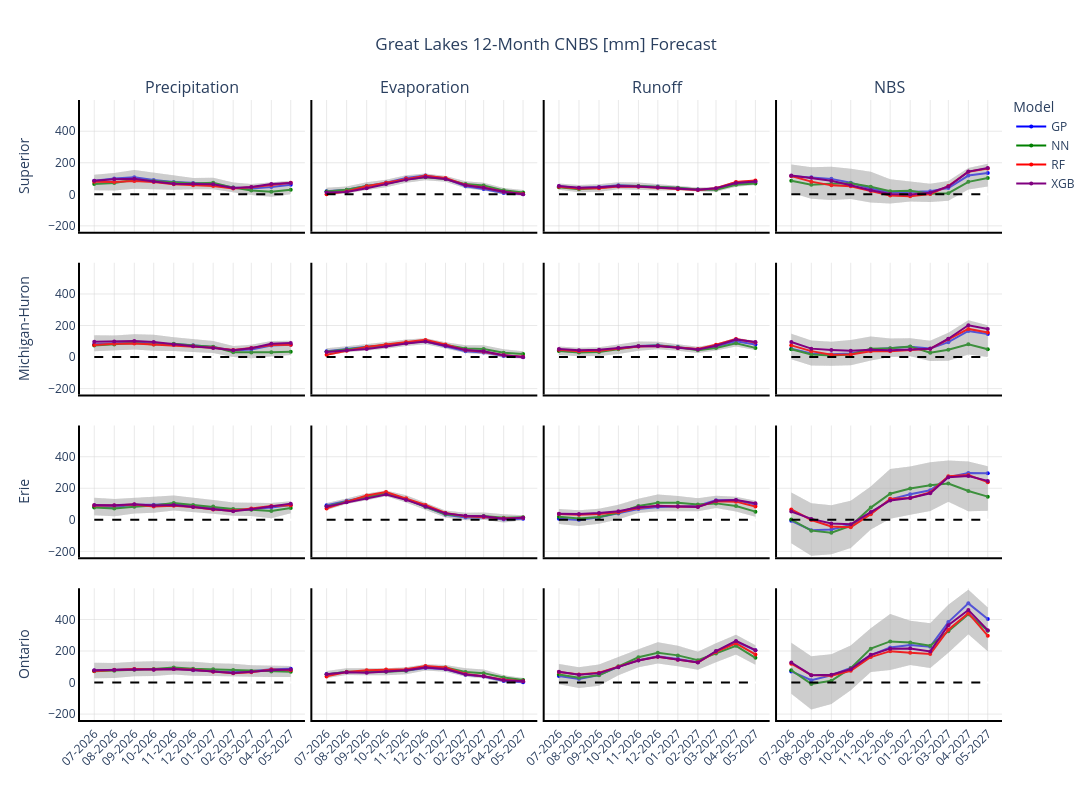

Notebook code cell kept with this figure:
### Markdown cell above
## Plot 2
### **Interactive 4×4 Grid of Great Lakes 12-Month NBS Forecasts**

This section uses **Plotly** to create a fully interactive **4×4 subplot grid** that visualizes the mean forecasts and uncertainty ranges for precipitation, evaporation, runoff, and total CNBS across the four Great Lakes basins.

### Code cell
fig2 = plot_cnbs_forecast_interactive(df_filtered, input_dir + 'forecast/figures/CNBS_forecast.html')
